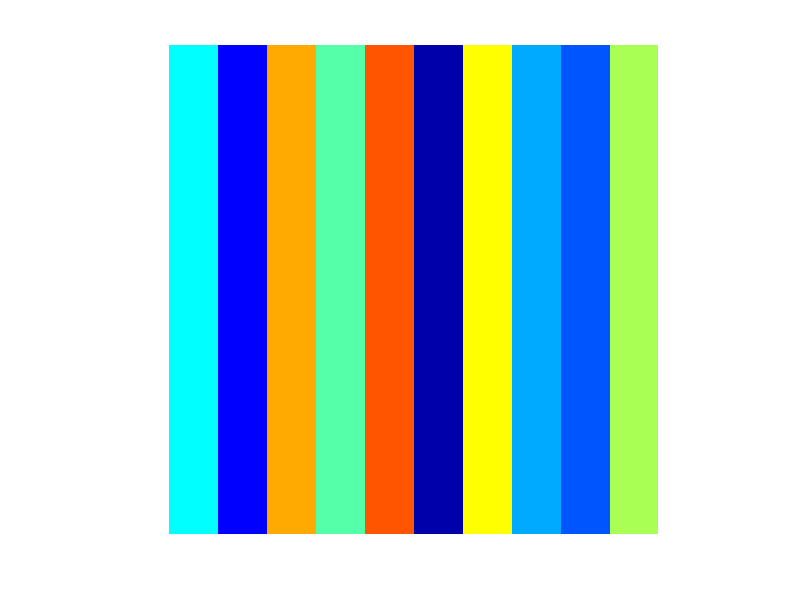

Here is the MATLAB script that generated this plot: (Note: this script raises an error after producing the figure.)
%%% RemoteDataToolbox Copyright (c) 2015 The RemoteDataToolbox Team.
%
% This is a tutorial for working with the Remote Data Toolbox.
%
% This script shows how you might generate some data as part of a project
% and publish that data as an artifact to the project's Maven repository.
%
% This script uses a JSON file to configure the Remote Data Toolbox with
% things like the Url of the project's Maven repository.  This simplifies
% various calls to the Remote Data Toolbox functions.
%
% You probably don't want to store your project's repository credentials in
% a JSON file, because others would be able to read it.  So before
% publishing data, this script will prompt you to enter a password into a
% dialog window.  For this demo, use the user name "demo" and password
% "pa55w0rd".
%
% See the rdtExampleProjectReadData.m to see how to read data that's
% already been published.
%
% @ingroup examples

clear;
clc;

%% Generate an image.

% generate some random data and save it as an image.
row = 1 + floor((0:499) / 50);
indexes = repmat(row, 500, 1);
colors = jet(10);
colors = colors(randperm(10), :);
imageData = colors(indexes, :);
imageData = reshape(imageData, 500, 500, 3);
imageFile = fullfile(tempdir(), 'my-image.png');
imwrite(imageData, imageFile, 'png');

% view the image
imshow(imageFile)

%% Get repository configuration and credentials.

% cd to "project" folder so RemodeDataToolbox can locate JSON configuration
thisFolder = fileparts(which('rdtExamplePublishData'));
cd(thisFolder);

% enter credentials (demo:pa55w0rd) to complete the configuration
configuration = rdtCredentialsDialog();

%% Publish the image as an artifact.

% each artifact must belong to a group, which is like a folder
groupId = 'project-demo';

% each artifact must have an artifactId, which is like a file name
artifactId = 'demo-image';

% each artifact must have a version, the default is version '1'
version = '42';

% supply the configuration, which now contains publishing credentials
artifact = rdtPublishArtifact(imageFile, ...
    groupId, ...
    artifactId, ...
    version, ...
    configuration);

%% See metadata about the new artifact!
disp(artifact)

%% Visit the new artifact on the web!

% From the directory listing, click on png file and check that the image in
% the brwoser matches the image in the Matlab figure.
rdtOpenBrowser(artifact);
